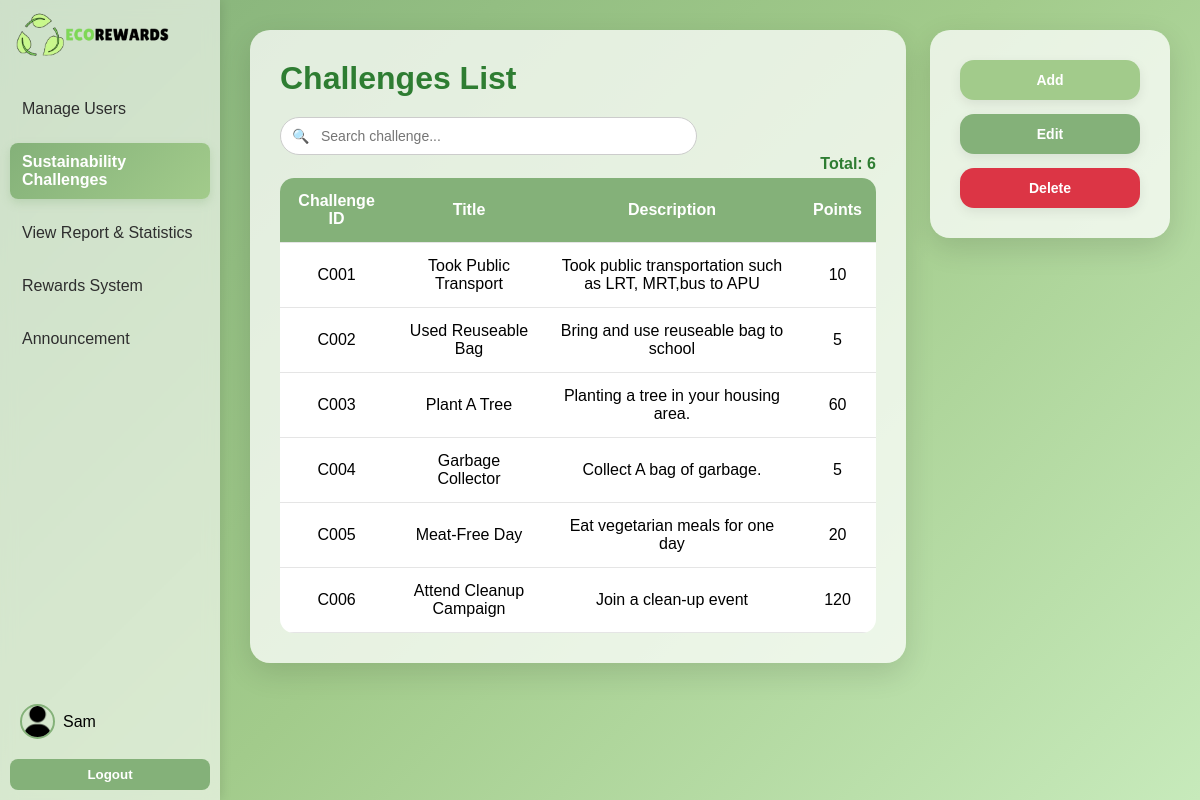
Page /src/SustainabilityChallenges.php (signed in) on the committed database.
### tables this page shows
CREATE TABLE `user` (
  `UserID` varchar(50) NOT NULL,
  `Username` varchar(30) NOT NULL,
  `Gender` varchar(50) NOT NULL,
  `Passwords` varchar(255) NOT NULL,
  `DOB` date NOT NULL,
  `Contact` varchar(20) NOT NULL,
  `RoleID` varchar(50) NOT NULL,
  `LastActive` datetime DEFAULT NULL
);

CREATE TABLE `challenge` (
  `ChallengeID` varchar(11) NOT NULL,
  `Title` varchar(50) NOT NULL,
  `Description` text NOT NULL,
  `Points` int(11) NOT NULL
);

### src/SustainabilityChallenges.php (the view, shortened to what this page needs)
<?php
include ("conn.php");
$userID = $_SESSION['UserID'];
$sqlUser = "SELECT User.*, Role.Role_Name
            FROM User
            JOIN Role ON User.RoleID = Role.RoleID
            WHERE User.UserID = ?";
$stmtUser = $dbConn->prepare($sqlUser);
$stmtUser->bind_param("s", $userID);
$stmtUser->execute();
$resultUser = $stmtUser->get_result();
$user = $resultUser->fetch_assoc();
include("profile.php");
$query = "SELECT * FROM challenge ORDER BY ChallengeID ASC";
$result = $dbConn->query($query);
$challenges = [];
if($result){
    while($row = $result->fetch_assoc()){
        $challenges[] = $row;
    }
}
?>
<!DOCTYPE html>
<html lang="en">
<head>
<link rel="stylesheet" href="styles.css">
<link rel="stylesheet" href="responsive.css">
</head>
<body>
    <div class="sidebar" id="sidebar">
        <div class="sidebar-top">
            <div class="logo">
                <img src="logo.png" alt="Logo">
            </div>
            <div class="nav-links">
                <a href="admin.php">Manage Users</a>
                <a href="SustainabilityChallenges.php" class="active">Sustainability Challenges</a>
                <a href="viewReport.php">View Report & Statistics</a>
                <a href="rewardsSystem.php">Rewards System</a>
                <a href="announcement.php">Announcement</a>
            </div>
        </div>
        <div class="sidebar-bottom">
            <div class="profile" onclick="openProfileModal()">
                <img src="profile-pic.png">
                <span><?php echo $user['Username']; ?></span>
            </div>
            <button class="btn" onclick="logout()">Logout</button>
        </div>
    </div>
    <div class="main">
        <div class="section">
            <h1>Challenges List</h1>
            <div class="top-bar">
                <div class="search-box">
                    <span class="search-icon">🔍</span>
                    <input type="text" id="searchInput" placeholder="Search challenge...">
                </div>
                <div class="stats" id="stats"></div>
            </div>
            <table class="table">
                <thead>
                    <tr>
                        <th>Challenge ID</th>
                        <th class="sortable" data-key="title">Title</th>
                        <th>Description</th>
                        <th class="sortable" data-key="points">Points</th>
                    </tr>
                </thead>
                <tbody id="challengeTable">
                    <?php foreach($challenges as $c): ?>
                        <tr onclick='selectChallenge(<?php echo json_encode($c, JSON_HEX_APOS | JSON_HEX_QUOT); ?>, this)'>
                            <td data-label="Challenge ID"><?= htmlspecialchars($c['ChallengeID']) ?></td>
                            <td data-label="Title"><?= htmlspecialchars($c['Title']) ?></td>
                            <td data-label="Description"><?= htmlspecialchars($c['Description']) ?></td>
                            <td data-label="Points"><?= htmlspecialchars($c['Points']) ?></td>
                        </tr>
                    <?php endforeach; ?>
                </tbody>
            </table>
        </div>
        <div class="section">
            <div class="action-panel">
                <button class="btn action-btn" id="addBtn">Add</button>
                <button class="btn action-btn" id="editBtn">Edit</button>
                <button class="btn action-btn delete-btn" id="deleteBtn">Delete</button>
            </div>
        </div>
    </div>
</body>
</html>

### src/styles.css (style rules this page uses)
* { margin: 0; padding: 0; box-sizing: border-box; font-family: 'Poppins', sans-serif; }
html, body { margin: 0; padding: 0; }
body { min-height: 100vh; height: auto; display: flex; align-items: flex-start; justify-content: flex-start; background: linear-gradient(135deg, #84B179, #A2CB8B, #C7EABB); background-repeat: no-repeat; background-attachment: fixed; }
.sidebar { position: fixed; top: 0; height: 100vh; width: 220px; overflow-y: auto; background: rgba(255,255,255,0.6); backdrop-filter: blur(8px); box-shadow: 2px 0 10px rgba(0,0,0,0.1); display: flex; flex-direction: column; justify-content: space-between; padding: 10px; z-index: 100; }
.sidebar-top { display: flex; flex-direction: column; }
.sidebar .logo { display: flex; align-items: center; gap: 10px; margin-bottom: 30px; }
.sidebar .logo img { height: 50px; }
.sidebar .nav-links { display: flex; flex-direction: column; gap: 15px; }
.sidebar .nav-links a { display: block; padding: 10px 12px; border-radius: 8px; transition: background 0.3s; text-decoration: none; color: #2e2e2e; font-weight: 500; }
.sidebar .nav-links a.active { background: linear-gradient(135deg, #84B179, #A2CB8B); color: white; font-weight: 600; box-shadow: 0 4px 10px rgba(132,177,121,0.3); }
.sidebar-bottom { display: flex; flex-direction: column; gap: 12px; }
.sidebar .profile { display: flex; align-items: center; gap: 8px; cursor: pointer; margin-bottom: 0; padding: 8px 10px; border-radius: 10px; transition: background 0.3s; }
.sidebar .profile img { width: 35px; height: 35px; border-radius: 50%; border: 2px solid #84B179; }
.btn { background: #84B179; color: white; padding: 8px 12px; border: none; border-radius: 8px; cursor: pointer; font-weight: bold; transition: background 0.3s; }
.main { margin-left: 220px; flex: 1; padding: 30px; }
.section { background: rgba(255,255,255,0.75); border-radius: 20px; padding: 30px; box-shadow: 0 10px 30px rgba(0,0,0,0.12); }
.section h1 { margin-bottom: 20px; color: #2e7d32; }
.table { width: 100%; border-collapse: collapse; overflow: hidden; border-radius: 14px; }
.table th, .table td { padding: 14px; text-align: center; border-bottom: 1px solid #e5e5e5; }
.table th { background: #84B179; color: white; }
.table tr { background: white; cursor: pointer; transition: 0.2s; }
.search-box { position:relative; flex:1; max-width:70%; }
.search-box input { width:100%; padding:10px 12px 10px 40px; border-radius:25px; border:1px solid #ccc; outline:none; font-size:14px; background:#fff; transition:0.3s; }
.search-icon { position:absolute; left:12px; top:50%; transform:translateY(-50%); font-size:14px; color:#999; }
.stats { display: flex; justify-content: flex-end; align-items: center; font-size: 16px; font-weight: 600; color: #2e7d32; gap: 6px; margin-bottom: 5px; }

### src/SustainabilityChallenges.php (style rules this page uses)
body { margin: 0; padding: 0; display: flex; justify-content: flex-start; align-items: stretch; min-height: 100vh; }
.main { display: flex; align-items: flex-start; gap: 24px; }
.action-panel { width: 180px; position: sticky; top: 20px; display: flex; flex-direction: column; gap: 14px; align-self: flex-start; }
.action-btn { width: 100%; padding: 12px 16px; border: none; border-radius: 14px; font-size: 14px; font-weight: 600; cursor: pointer; box-shadow: 0 4px 12px rgba(0,0,0,0.08); transition: 0.25s ease; }
.delete-btn { background: #dc3545; color: #fff; }
#editBtn { background: #84B179; color: #fff; }
.action-panel .btn:first-child { background: #A2CB8B; color: #fff; }

### rows in the picture
user: Username "Sam"
challenge: ChallengeID "C001", Title "Took Public Transport", Description "Took public transportation such as LRT, MRT,bus to APU", Points "10"
challenge: ChallengeID "C002", Title "Used Reuseable Bag", Description "Bring and use reuseable bag to school", Points "5"
challenge: ChallengeID "C003", Title "Plant A Tree", Description "Planting a tree in your housing area.", Points "60"
challenge: ChallengeID "C004", Title "Garbage Collector", Description "Collect A bag of garbage.", Points "5"
challenge: ChallengeID "C005", Title "Meat-Free Day", Description "Eat vegetarian meals for one day", Points "20"
challenge: ChallengeID "C006", Title "Attend Cleanup Campaign", Description "Join a clean-up event", Points "120"
